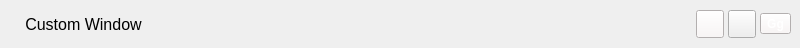
  <widget class="WindowDragger" name="niceTitle" native="true">
   <property name="geometry">
    <rect>
     <x>15</x>
     <y>15</y>
     <width>800</width>
     <height>40</height>
    </rect>
   </property>
   <property name="sizePolicy">
    <sizepolicy hsizetype="Preferred" vsizetype="Fixed">
     <horstretch>0</horstretch>
     <verstretch>0</verstretch>
    </sizepolicy>
   </property>
   <property name="minimumSize">
    <size>
     <width>0</width>
     <height>0</height>
    </size>
   </property>
   <layout class="QHBoxLayout" name="horizontalLayout">
    <property name="spacing">
     <number>4</number>
    </property>
    <property name="leftMargin">
     <number>4</number>
    </property>
    <property name="topMargin">
     <number>4</number>
    </property>
    <property name="rightMargin">
     <number>4</number>
    </property>
    <property name="bottomMargin">
     <number>4</number>
    </property>
    <item>
     <spacer name="horizontalSpacer_2">
      <property name="orientation">
       <enum>Qt::Horizontal</enum>
      </property>
      <property name="sizeType">
       <enum>QSizePolicy::Minimum</enum>
      </property>
      <property name="sizeHint" stdset="0">
       <size>
        <width>5</width>
        <height>20</height>
       </size>
      </property>
     </spacer>
    </item>
    <item>
     <widget class="QLabel" name="customIcon">
      <property name="text">
       <string/>
      </property>
      <property name="pixmap">
       <pixmap resource="hamres.qrc">:/pics/custom_icon.png</pixmap>
      </property>
      <property name="alignment">
       <set>Qt::AlignCenter</set>
      </property>
     </widget>
    </item>
    <item>
     <spacer name="horizontalSpacer_3">
      <property name="orientation">
       <enum>Qt::Horizontal</enum>
      </property>
      <property name="sizeType">
       <enum>QSizePolicy::Minimum</enum>
      </property>
      <property name="sizeHint" stdset="0">
       <size>
        <width>5</width>
        <height>40</height>
       </size>
      </property>
     </spacer>
    </item>
    <item>
     <widget class="QLabel" name="customText">
      <property name="font">
       <font>
        <pointsize>12</pointsize>
       </font>
      </property>
      <property name="text">
       <string>Custom Window</string>
      </property>
      <property name="alignment">
       <set>Qt::AlignCenter</set>
      </property>
     </widget>
    </item>
    <item>
     <spacer name="horizontalSpacer">
      <property name="orientation">
       <enum>Qt::Horizontal</enum>
      </property>
      <property name="sizeHint" stdset="0">
       <size>
        <width>40</width>
        <height>20</height>
       </size>
      </property>
     </spacer>
    </item>
    <item>
     <widget class="QToolButton" name="minimizeButton">
      <property name="sizePolicy">
       <sizepolicy hsizetype="Minimum" vsizetype="Maximum">
        <horstretch>0</horstretch>
        <verstretch>0</verstretch>
       </sizepolicy>
      </property>
      <property name="palette">
       <palette>
        <active>
         <colorrole role="WindowText">
          <brush brushstyle="SolidPattern">
           <color alpha="255">
            <red>255</red>
            <green>255</green>
            <blue>255</blue>
           </color>
          </brush>
         </colorrole>
         <colorrole role="Button">
          <brush brushstyle="SolidPattern">
           <color alpha="255">
            <red>250</red>
            <green>245</green>
            <blue>245</blue>
           </color>
          </brush>
         </colorrole>
         <colorrole role="Text">
          <brush brushstyle="SolidPattern">
           <color alpha="255">
            <red>255</red>
            <green>255</green>
            <blue>255</blue>
           </color>
          </brush>
         </colorrole>
         <colorrole role="ButtonText">
          <brush brushstyle="SolidPattern">
           <color alpha="255">
            <red>255</red>
            <green>255</green>
            <blue>255</blue>
           </color>
          </brush>
         </colorrole>
         <colorrole role="Base">
          <brush brushstyle="SolidPattern">
           <color alpha="255">
            <red>250</red>
            <green>245</green>
            <blue>245</blue>
           </color>
          </brush>
         </colorrole>
         <colorrole role="Window">
          <brush brushstyle="SolidPattern">
           <color alpha="255">
            <red>250</red>
            <green>245</green>
            <blue>245</blue>
           </color>
          </brush>
         </colorrole>
        </active>
        <inactive>
         <colorrole role="WindowText">
          <brush brushstyle="SolidPattern">
           <color alpha="255">
            <red>255</red>
            <green>255</green>
            <blue>255</blue>
           </color>
          </brush>
         </colorrole>
         <colorrole role="Button">
          <brush brushstyle="SolidPattern">
           <color alpha="255">
            <red>250</red>
            <green>245</green>
            <blue>245</blue>
           </color>
          </brush>
         </colorrole>
         <colorrole role="Text">
          <brush brushstyle="SolidPattern">
           <color alpha="255">
            <red>255</red>
            <green>255</green>
            <blue>255</blue>
           </color>
          </brush>
         </colorrole>
         <colorrole role="ButtonText">
          <brush brushstyle="SolidPattern">
           <color alpha="255">
            <red>255</red>
            <green>255</green>
            <blue>255</blue>
           </color>
          </brush>
         </colorrole>
         <colorrole role="Base">
          <brush brushstyle="SolidPattern">
           <color alpha="255">
            <red>250</red>
            <green>245</green>
            <blue>245</blue>
           </color>
          </brush>
         </colorrole>
         <colorrole role="Window">
          <brush brushstyle="SolidPattern">
           <color alpha="255">
            <red>250</red>
            <green>245</green>
            <blue>245</blue>
           </color>
          </brush>
         </colorrole>
        </inactive>
        <disabled>
         <colorrole role="WindowText">
          <brush brushstyle="SolidPattern">
           <color alpha="255">
            <red>255</red>
            <green>255</green>
            <blue>255</blue>
           </color>
          </brush>
         </colorrole>
         <colorrole role="Button">
          <brush brushstyle="SolidPattern">
           <color alpha="255">
            <red>250</red>
            <green>245</green>
            <blue>245</blue>
           </color>
          </brush>
         </colorrole>
         <colorrole role="Text">
          <brush brushstyle="SolidPattern">
           <color alpha="255">
            <red>255</red>
            <green>255</green>
            <blue>255</blue>
           </color>
          </brush>
         </colorrole>
         <colorrole role="ButtonText">
          <brush brushstyle="SolidPattern">
           <color alpha="255">
            <red>255</red>
            <green>255</green>
            <blue>255</blue>
           </color>
          </brush>
         </colorrole>
         <colorrole role="Base">
          <brush brushstyle="SolidPattern">
           <color alpha="255">
            <red>250</red>
            <green>245</green>
            <blue>245</blue>
           </color>
          </brush>
         </colorrole>
         <colorrole role="Window">
          <brush brushstyle="SolidPattern">
           <color alpha="255">
            <red>250</red>
            <green>245</green>
            <blue>245</blue>
           </color>
          </brush>
         </colorrole>
        </disabled>
       </palette>
      </property>
      <property name="font">
       <font>
        <weight>50</weight>
        <bold>false</bold>
       </font>
      </property>
      <property name="autoFillBackground">
       <bool>false</bool>
      </property>
      <property name="text">
       <string/>
      </property>
      <property name="icon">
       <iconset resource="hamres.qrc">
        <normaloff>:/pics/minimize.png</normaloff>:/pics/minimize.png</iconset>
      </property>
      <property name="iconSize">
       <size>
        <width>20</width>
        <height>21</height>
       </size>
      </property>
     </widget>
    </item>
    <item>
     <widget class="QToolButton" name="maximazeButton">
      <property name="enabled">
       <bool>true</bool>
      </property>
      <property name="sizePolicy">
       <sizepolicy hsizetype="Minimum" vsizetype="Maximum">
        <horstretch>0</horstretch>
        <verstretch>0</verstretch>
       </sizepolicy>
      </property>
      <property name="styleSheet">
       <string notr="true"/>
      </property>
      <property name="text">
       <string/>
      </property>
      <property name="icon">
       <iconset resource="hamres.qrc">
        <normaloff>:/pics/maximize.png</normaloff>:/pics/maximize.png</iconset>
      </property>
      <property name="iconSize">
       <size>
        <width>20</width>
        <height>21</height>
       </size>
      </property>
     </widget>
    </item>
    <item>
     <widget class="QToolButton" name="closeButton">
      <property name="sizePolicy">
       <sizepolicy hsizetype="Minimum" vsizetype="Maximum">
        <horstretch>0</horstretch>
        <verstretch>0</verstretch>
       </sizepolicy>
      </property>
      <property name="palette">
       <palette>
        <active>
         <colorrole role="WindowText">
          <brush brushstyle="SolidPattern">
           <color alpha="255">
            <red>255</red>
            <green>255</green>
            <blue>255</blue>
           </color>
          </brush>
         </colorrole>
         <colorrole role="Button">
          <brush brushstyle="SolidPattern">
           <color alpha="255">
            <red>250</red>
            <green>245</green>
            <blue>245</blue>
           </color>
          </brush>
         </colorrole>
         <colorrole role="Text">
          <brush brushstyle="SolidPattern">
           <color alpha="255">
            <red>255</red>
            <green>255</green>
            <blue>255</blue>
           </color>
          </brush>
         </colorrole>
         <colorrole role="ButtonText">
          <brush brushstyle="SolidPattern">
           <color alpha="255">
            <red>255</red>
            <green>255</green>
            <blue>255</blue>
           </color>
          </brush>
         </colorrole>
         <colorrole role="Base">
          <brush brushstyle="SolidPattern">
           <color alpha="255">
            <red>250</red>
            <green>245</green>
            <blue>245</blue>
           </color>
          </brush>
         </colorrole>
         <colorrole role="Window">
          <brush brushstyle="SolidPattern">
           <color alpha="255">
            <red>250</red>
            <green>245</green>
            <blue>245</blue>
           </color>
          </brush>
         </colorrole>
        </active>
        <inactive>
         <colorrole role="WindowText">
          <brush brushstyle="SolidPattern">
           <color alpha="255">
            <red>255</red>
            <green>255</green>
            <blue>255</blue>
           </color>
          </brush>
         </colorrole>
         <colorrole role="Button">
          <brush brushstyle="SolidPattern">
           <color alpha="255">
            <red>250</red>
            <green>245</green>
            <blue>245</blue>
           </color>
          </brush>
         </colorrole>
         <colorrole role="Text">
          <brush brushstyle="SolidPattern">
           <color alpha="255">
            <red>255</red>
            <green>255</green>
            <blue>255</blue>
           </color>
          </brush>
         </colorrole>
         <colorrole role="ButtonText">
          <brush brushstyle="SolidPattern">
           <color alpha="255">
            <red>255</red>
            <green>255</green>
            <blue>255</blue>
           </color>
          </brush>
         </colorrole>
         <colorrole role="Base">
          <brush brushstyle="SolidPattern">
           <color alpha="255">
            <red>250</red>
            <green>245</green>
            <blue>245</blue>
           </color>
          </brush>
         </colorrole>
         <colorrole role="Window">
          <brush brushstyle="SolidPattern">
           <color alpha="255">
            <red>250</red>
            <green>245</green>
            <blue>245</blue>
           </color>
          </brush>
         </colorrole>
        </inactive>
        <disabled>
         <colorrole role="WindowText">
          <brush brushstyle="SolidPattern">
           <color alpha="255">
            <red>255</red>
            <green>255</green>
            <blue>255</blue>
           </color>
          </brush>
         </colorrole>
         <colorrole role="Button">
          <brush brushstyle="SolidPattern">
           <color alpha="255">
            <red>250</red>
            <green>245</green>
            <blue>245</blue>
           </color>
          </brush>
         </colorrole>
         <colorrole role="Text">
          <brush brushstyle="SolidPattern">
           <color alpha="255">
            <red>255</red>
            <green>255</green>
            <blue>255</blue>
           </color>
          </brush>
         </colorrole>
         <colorrole role="ButtonText">
          <brush brushstyle="SolidPattern">
           <color alpha="255">
            <red>255</red>
            <green>255</green>
            <blue>255</blue>
           </color>
          </brush>
         </colorrole>
         <colorrole role="Base">
          <brush brushstyle="SolidPattern">
           <color alpha="255">
            <red>250</red>
            <green>245</green>
            <blue>245</blue>
           </color>
          </brush>
         </colorrole>
         <colorrole role="Window">
          <brush brushstyle="SolidPattern">
           <color alpha="255">
            <red>250</red>
            <green>245</green>
            <blue>245</blue>
           </color>
          </brush>
         </colorrole>
        </disabled>
       </palette>
      </property>
      <property name="font">
       <font>
        <weight>75</weight>
        <bold>true</bold>
       </font>
      </property>
      <property name="text">
       <string>Gg</string>
      </property>
      <property name="icon">
       <iconset resource="hamres.qrc">
        <normaloff>:/pics/close.png</normaloff>:/pics/close.png</iconset>
      </property>
      <property name="iconSize">
       <size>
        <width>20</width>
        <height>21</height>
       </size>
      </property>
     </widget>
    </item>
    <item>
     <spacer name="horizontalSpacer_4">
      <property name="orientation">
       <enum>Qt::Horizontal</enum>
      </property>
      <property name="sizeType">
       <enum>QSizePolicy::Minimum</enum>
      </property>
      <property name="sizeHint" stdset="0">
       <size>
        <width>5</width>
        <height>40</height>
       </size>
      </property>
     </spacer>
    </item>
   </layout>
  </widget>
